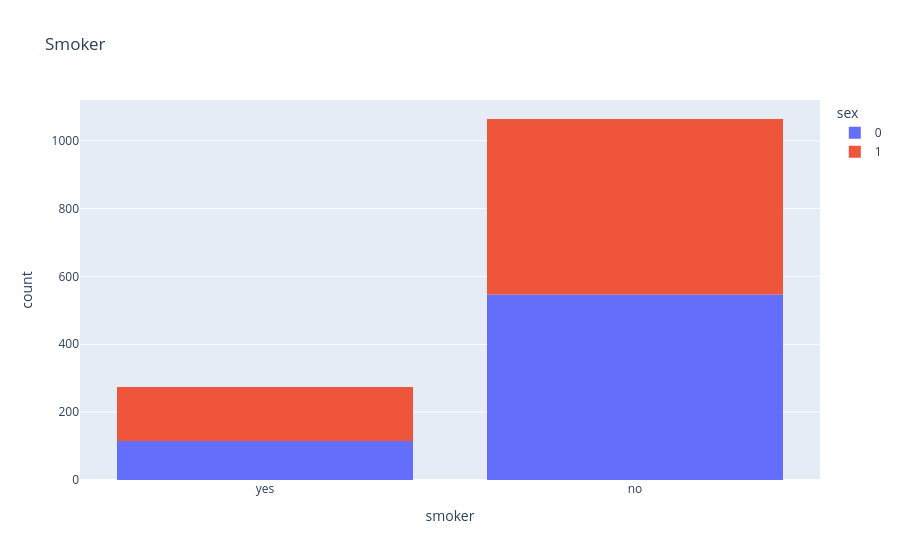

The code cell stored with this chart in its notebook:
### Code cell
px.histogram(
    data_frame=medical_df,
    x='smoker',
    color='sex',
    title='Smoker'
)

### Figure 1 — Plotly figure (JSON) as saved in the notebook; plotly's stock layout.template omitted (floating-point values rounded to 4 significant figures; data arrays with more than 128 entries replaced by an {"elided": "..."} marker saying what was removed)
{"data": [{"bingroup": "x", "hovertemplate": "sex=0<br>smoker=%{x}<br>count=%{y}<extra></extra>", "legendgroup": "0", "marker": {"color": "#636efa", "pattern": {"shape": ""}}, "name": "0", "orientation": "v", "showlegend": true, "type": "histogram", "x": {"elided": "662 str values"}, "xaxis": "x", "yaxis": "y"}, {"bingroup": "x", "hovertemplate": "sex=1<br>smoker=%{x}<br>count=%{y}<extra></extra>", "legendgroup": "1", "marker": {"color": "#EF553B", "pattern": {"shape": ""}}, "name": "1", "orientation": "v", "showlegend": true, "type": "histogram", "x": {"elided": "676 str values"}, "xaxis": "x", "yaxis": "y"}], "layout": {"barmode": "relative", "legend": {"title": {"text": "sex"}, "tracegroupgap": 0}, "title": {"text": "Smoker"}, "xaxis": {"anchor": "y", "domain": [0, 1], "title": {"text": "smoker"}}, "yaxis": {"anchor": "x", "domain": [0, 1], "title": {"text": "count"}}}}
